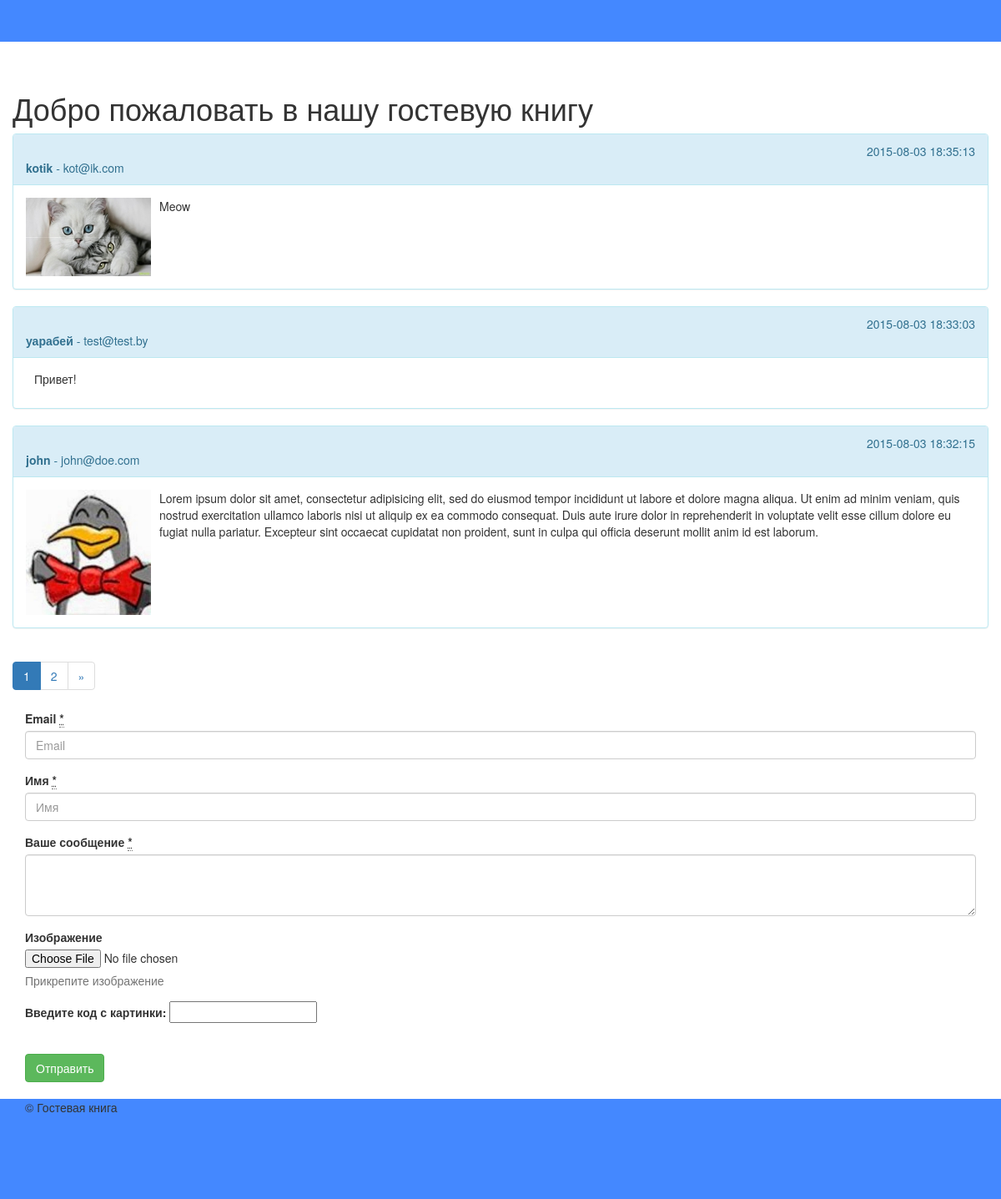
The page / on the database its author committed.
### tables this page shows
CREATE TABLE IF NOT EXISTS `messages` (
  `id` int(11) NOT NULL AUTO_INCREMENT,
  `name` varchar(50) NOT NULL,
  `email` varchar(35) NOT NULL,
  `text` text NOT NULL,
  `picture` varchar(100) NOT NULL,
  `date` timestamp NOT NULL DEFAULT CURRENT_TIMESTAMP ON UPDATE CURRENT_TIMESTAMP,
  PRIMARY KEY (`id`)
);

### index.php (the view, shortened to what this page needs)
<?php  session_start();
require_once('templates/top.php'); ?>
<main class="main">
  <div class="container">
    <div class="row heading">
      <h1>Добро пожаловать в нашу гостевую книгу</h1>
    </div>
    <div class="row messages">
      <div class="messages__items">
        <?php
        if($result){
          while($row = mysql_fetch_array($result)){
        ?>
        <div class="panel panel-info">
          <div class="panel-heading">
            <div class="text-right">
              <?php echo $row['date'] ?></div>
            <div class="text-left"><strong><?php echo $row['name'] ?></strong> - <?php echo $row['email'] ?></div>
          </div>
          <div class="panel-body">
            <div class="media">
              <div class="media-left media-middle">
                <?php if($row['picture']){ ?>
                <img class="media-object" src="/<?php echo $row['picture'] ?>" alt="" width="150">
                <?php } ?></div>
              <div class="media-body">
                <p>
                  <?php echo $row['text'] ?>
                </p>
              </div>
            </div>
          </div>
        </div>
      <?php }
      }else{ ?>
        <div class="alert alert-info" role="alert">
          В гостевой книге пока нет ни одной записи. Можете стать первым!
        </div>
        <?php } ?></div>
      <div class="messages__pagination">
        <nav>
          <ul class="pagination">
            <?php
           if ($total > 1){
            echo $prevpage.$page5left.$page4left.$page3left.$page2left.$page1left.'
            <li class="active">
              <a>'.$page.'</a>
            </li>
            '.$page1right.$page2right.$page3right.$page4right.$page5right.$nextpage;
          }
            ?>
          </ul>
        </nav>
      </div>
    </div>
    <form class="form" method="post" action="index.php" enctype="multipart/form-data">
      <div class="form-group has-feedback">
        <label for="email">
          Email <abbr title="Обязательное поле">*</abbr>
        </label>
        <input type="email" class="form-control" id="email" name="email" placeholder="Email" required></div>
      <div class="form-group">
        <label for="name">
          Имя <abbr title="Обязательное поле">*</abbr>
        </label>
        <input type="text" class="form-control" id="name" name="name" placeholder="Имя" required></div>
      <div class="form-group">
        <label for="msg">
          Ваше сообщение
          <abbr title="Обязательное поле">*</abbr>
        </label>
        <textarea class="form-control" id="msg" name="msg" rows="3" required></textarea>
      </div>
      <div class="form-group">
        <label for="file">Изображение</label>
        <input type="file" id="file" name="file">
        <p class="help-block">Прикрепите изображение</p>
      </div>
      <div class="form-group">
        <label for="capcha">Введите код с картинки:</label>
        <input type="text" id="capcha" name="capcha">
        <br>
        <img src="system/capcha.php" alt=""></div>
      <button type="submit" class="btn btn-success" name="submit">Отправить</button>
    </form>
  </div>
</main>
<?php require_once('templates/bottom.php'); ?>

### system/pagination.php (shortened to what this page needs)
<?php
$num = 3;
$page = $_GET['page'];
$result00 = mysql_query("SELECT COUNT(*) FROM messages");
$temp = mysql_fetch_array($result00);
$posts = $temp[0];
$total = (($posts - 1) / $num) + 1;
$total =  intval($total);
$page = intval($page);
if(empty($page) or $page < 0){
    $page = 1;
}
$start = $page * $num - $num;
$result = mysql_query("SELECT * FROM messages ORDER BY id DESC LIMIT $start, $num");
    if ($page != $total) $nextpage = '<li><a href='. ($page + 1) .'><span aria-hidden="true">&raquo;</span></a></li>';
    if($page + 1 <= $total) $page1right = '<li><a href='. ($page + 1) .'>'. ($page + 1) .'</a></li>';
?>

### templates/top.php (shortened to what this page needs)
<?php
  require_once('system/pagination.php');
?>
<!DOCTYPE html>
<html lang="ru">
<head>
  <link href="/css/bootstrap.min.css" rel="stylesheet">
  <link href="/css/style.css" rel="stylesheet">
</head>
<body>
  <header class="header">
  </header>

### templates/bottom.php (shortened to what this page needs)
  <footer class="footer">
  	<div class="container">
  		&copy; Гостевая книга
  	</div>
  </footer>
</body>
</html>

### css/style.css (style rules this page uses)
.header { height: 50px; background-color: #48f; margin-bottom: 40px; }
.main { margin-bottom: 20px; }
.footer { height: 120px; background-color: #48f; }

### rows shown on the page
messages: date "2015-08-03 18:35:13", name "kotik", email "kot@ik.com", picture (picture), text "Meow"
messages: date "2015-08-03 18:33:03", name "уарабей", email "test@test.by", text "Привет!"
messages: date "2015-08-03 18:32:15", name "john", email "john@doe.com", picture (picture), text "Lorem ipsum dolor sit amet, consectetur adipisicing elit, sed do eiusmod tempor incididunt ut labore et dolore magna aliqua. Ut enim ad minim veniam, quis nostrud exercitation ullamco laboris nisi ut aliquip ex ea commodo consequat. Duis aute irure dolor in reprehenderit in voluptate velit esse cillum dolore eu fugiat nulla pariatur. Excepteur sint occaecat cupidatat non proident, sunt in culpa qui officia deserunt mollit anim id est laborum."

### other values the page prints
$page "1"
$page + 1 "2"
